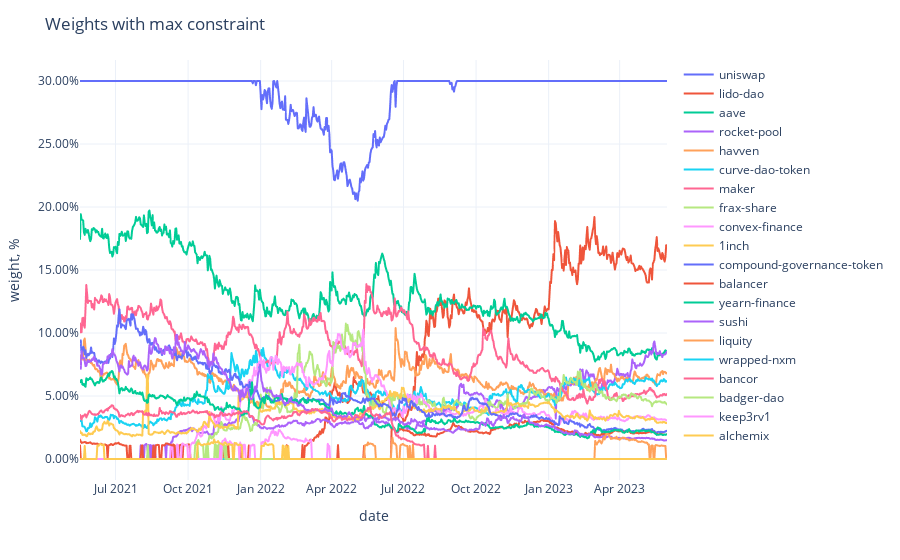

Notebook source saved alongside this figure:
### Code cell
fig = px.line(adjusted_weights,
              labels={'value': 'weight, %', 'variable': ''})
fig.update_traces(
    hovertemplate="%{y}"
)
fig.update_yaxes(
    tickformat=".2%",
)
fig.update_xaxes(
    showspikes=True,
    spikethickness=2,
    spikedash="dot",
    spikecolor="#999999",
    spikemode="across",
)
fig.update_layout(
    hovermode="x",
    hoverdistance=100,  ## Distance to show hover label of data point
    spikedistance=1000,  ## Distance to show spike
    template='plotly_white',
    title='Weights with max constraint'
)

### Figure 1 — Plotly figure (JSON) as saved in the notebook; plotly's stock layout.template omitted (floating-point values rounded to 4 significant figures; data arrays with more than 128 entries replaced by an {"elided": "..."} marker saying what was removed)
{"data": [{"hovertemplate": "%{y}", "legendgroup": "uniswap", "line": {"color": "#636efa", "dash": "solid"}, "marker": {"symbol": "circle"}, "mode": "lines", "name": "uniswap", "showlegend": true, "type": "scattergl", "x": {"elided": "745 str values"}, "xaxis": "x", "y": {"elided": "745 float values"}, "yaxis": "y"}, {"hovertemplate": "%{y}", "legendgroup": "lido-dao", "line": {"color": "#EF553B", "dash": "solid"}, "marker": {"symbol": "circle"}, "mode": "lines", "name": "lido-dao", "showlegend": true, "type": "scattergl", "x": {"elided": "745 str values"}, "xaxis": "x", "y": {"elided": "745 float values"}, "yaxis": "y"}, {"hovertemplate": "%{y}", "legendgroup": "aave", "line": {"color": "#00cc96", "dash": "solid"}, "marker": {"symbol": "circle"}, "mode": "lines", "name": "aave", "showlegend": true, "type": "scattergl", "x": {"elided": "745 str values"}, "xaxis": "x", "y": {"elided": "745 float values"}, "yaxis": "y"}, {"hovertemplate": "%{y}", "legendgroup": "rocket-pool", "line": {"color": "#ab63fa", "dash": "solid"}, "marker": {"symbol": "circle"}, "mode": "lines", "name": "rocket-pool", "showlegend": true, "type": "scattergl", "x": {"elided": "745 str values"}, "xaxis": "x", "y": {"elided": "745 float values"}, "yaxis": "y"}, {"hovertemplate": "%{y}", "legendgroup": "havven", "line": {"color": "#FFA15A", "dash": "solid"}, "marker": {"symbol": "circle"}, "mode": "lines", "name": "havven", "showlegend": true, "type": "scattergl", "x": {"elided": "745 str values"}, "xaxis": "x", "y": {"elided": "745 float values"}, "yaxis": "y"}, {"hovertemplate": "%{y}", "legendgroup": "curve-dao-token", "line": {"color": "#19d3f3", "dash": "solid"}, "marker": {"symbol": "circle"}, "mode": "lines", "name": "curve-dao-token", "showlegend": true, "type": "scattergl", "x": {"elided": "745 str values"}, "xaxis": "x", "y": {"elided": "745 float values"}, "yaxis": "y"}, {"hovertemplate": "%{y}", "legendgroup": "maker", "line": {"color": "#FF6692", "dash": "solid"}, "marker": {"symbol": "circle"}, "mode": "lines", "name": "maker", "showlegend": true, "type": "scattergl", "x": {"elided": "745 str values"}, "xaxis": "x", "y": {"elided": "745 float values"}, "yaxis": "y"}, {"hovertemplate": "%{y}", "legendgroup": "frax-share", "line": {"color": "#B6E880", "dash": "solid"}, "marker": {"symbol": "circle"}, "mode": "lines", "name": "frax-share", "showlegend": true, "type": "scattergl", "x": {"elided": "745 str values"}, "xaxis": "x", "y": {"elided": "745 float values"}, "yaxis": "y"}, {"hovertemplate": "%{y}", "legendgroup": "convex-finance", "line": {"color": "#FF97FF", "dash": "solid"}, "marker": {"symbol": "circle"}, "mode": "lines", "name": "convex-finance", "showlegend": true, "type": "scattergl", "x": {"elided": "745 str values"}, "xaxis": "x", "y": {"elided": "745 float values"}, "yaxis": "y"}, {"hovertemplate": "%{y}", "legendgroup": "1inch", "line": {"color": "#FECB52", "dash": "solid"}, "marker": {"symbol": "circle"}, "mode": "lines", "name": "1inch", "showlegend": true, "type": "scattergl", "x": {"elided": "745 str values"}, "xaxis": "x", "y": {"elided": "745 float values"}, "yaxis": "y"}, {"hovertemplate": "%{y}", "legendgroup": "compound-governance-token", "line": {"color": "#636efa", "dash": "solid"}, "marker": {"symbol": "circle"}, "mode": "lines", "name": "compound-governance-token", "showlegend": true, "type": "scattergl", "x": {"elided": "745 str values"}, "xaxis": "x", "y": {"elided": "745 float values"}, "yaxis": "y"}, {"hovertemplate": "%{y}", "legendgroup": "balancer", "line": {"color": "#EF553B", "dash": "solid"}, "marker": {"symbol": "circle"}, "mode": "lines", "name": "balancer", "showlegend": true, "type": "scattergl", "x": {"elided": "745 str values"}, "xaxis": "x", "y": {"elided": "745 float values"}, "yaxis": "y"}, {"hovertemplate": "%{y}", "legendgroup": "yearn-finance", "line": {"color": "#00cc96", "dash": "solid"}, "marker": {"symbol": "circle"}, "mode": "lines", "name": "yearn-finance", "showlegend": true, "type": "scattergl", "x": {"elided": "745 str values"}, "xaxis": "x", "y": {"elided": "745 float values"}, "yaxis": "y"}, {"hovertemplate": "%{y}", "legendgroup": "sushi", "line": {"color": "#ab63fa", "dash": "solid"}, "marker": {"symbol": "circle"}, "mode": "lines", "name": "sushi", "showlegend": true, "type": "scattergl", "x": {"elided": "745 str values"}, "xaxis": "x", "y": {"elided": "745 float values"}, "yaxis": "y"}, {"hovertemplate": "%{y}", "legendgroup": "liquity", "line": {"color": "#FFA15A", "dash": "solid"}, "marker": {"symbol": "circle"}, "mode": "lines", "name": "liquity", "showlegend": true, "type": "scattergl", "x": {"elided": "745 str values"}, "xaxis": "x", "y": {"elided": "745 float values"}, "yaxis": "y"}, {"hovertemplate": "%{y}", "legendgroup": "wrapped-nxm", "line": {"color": "#19d3f3", "dash": "solid"}, "marker": {"symbol": "circle"}, "mode": "lines", "name": "wrapped-nxm", "showlegend": true, "type": "scattergl", "x": {"elided": "745 str values"}, "xaxis": "x", "y": {"elided": "745 int values"}, "yaxis": "y"}, {"hovertemplate": "%{y}", "legendgroup": "bancor", "line": {"color": "#FF6692", "dash": "solid"}, "marker": {"symbol": "circle"}, "mode": "lines", "name": "bancor", "showlegend": true, "type": "scattergl", "x": {"elided": "745 str values"}, "xaxis": "x", "y": {"elided": "745 float values"}, "yaxis": "y"}, {"hovertemplate": "%{y}", "legendgroup": "badger-dao", "line": {"color": "#B6E880", "dash": "solid"}, "marker": {"symbol": "circle"}, "mode": "lines", "name": "badger-dao", "showlegend": true, "type": "scattergl", "x": {"elided": "745 str values"}, "xaxis": "x", "y": {"elided": "745 float values"}, "yaxis": "y"}, {"hovertemplate": "%{y}", "legendgroup": "keep3rv1", "line": {"color": "#FF97FF", "dash": "solid"}, "marker": {"symbol": "circle"}, "mode": "lines", "name": "keep3rv1", "showlegend": true, "type": "scattergl", "x": {"elided": "745 str values"}, "xaxis": "x", "y": {"elided": "745 float values"}, "yaxis": "y"}, {"hovertemplate": "%{y}", "legendgroup": "alchemix", "line": {"color": "#FECB52", "dash": "solid"}, "marker": {"symbol": "circle"}, "mode": "lines", "name": "alchemix", "showlegend": true, "type": "scattergl", "x": {"elided": "745 str values"}, "xaxis": "x", "y": {"elided": "745 float values"}, "yaxis": "y"}], "layout": {"hoverdistance": 100, "hovermode": "x", "legend": {"title": {"text": ""}, "tracegroupgap": 0}, "margin": {"t": 60}, "spikedistance": 1000, "title": {"text": "Weights with max constraint"}, "xaxis": {"anchor": "y", "domain": [0, 1], "showspikes": true, "spikecolor": "#999999", "spikedash": "dot", "spikemode": "across", "spikethickness": 2, "title": {"text": "date"}}, "yaxis": {"anchor": "x", "domain": [0, 1], "tickformat": ".2%", "title": {"text": "weight, %"}}}}
